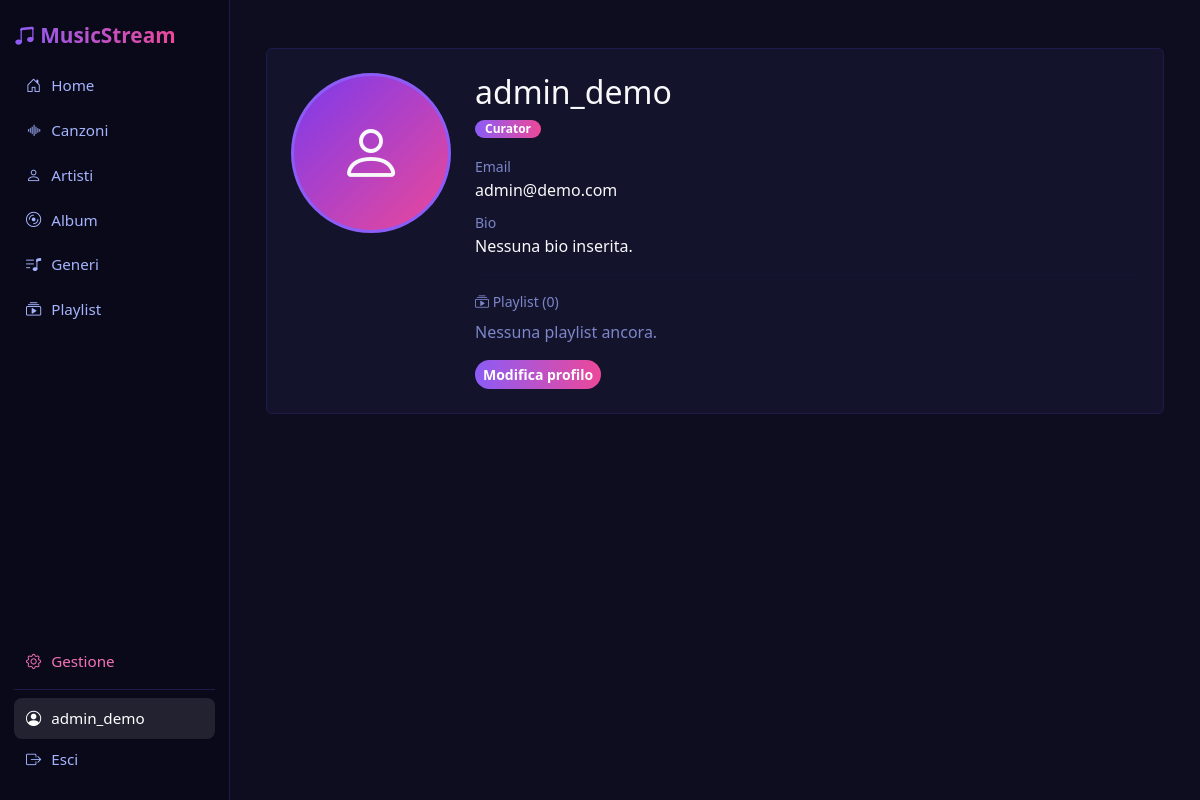
Screenshot of /accounts/profilo/ (signed in) with the database file from the repository.
### accounts/models.py (models this page shows, shortened)
class CustomUser(AbstractUser):
    LISTENER = 'listener'
    CURATOR = 'curator'
    ROLE_CHOICES = [
        (LISTENER, 'Listener'),
        (CURATOR, 'Curator'),
    ]
    role = models.CharField(
        max_length=10,
        choices=ROLE_CHOICES,
        default=LISTENER,
    )
    bio = models.TextField(blank=True)
    avatar = models.ImageField(upload_to='avatars/', blank=True, null=True)

### accounts/views.py (the view)
# urls.py: path('profilo/', views.profile, name='profile'),
@login_required
def profile(request):
    editing = request.GET.get('modifica') == '1'
    if request.method == 'POST':
        form = ProfileForm(request.POST, request.FILES, instance=request.user)
        if form.is_valid():
            form.save()
            messages.success(request, 'Profilo aggiornato!')
            return redirect('accounts:profile')
        editing = True
    else:
        form = ProfileForm(instance=request.user)
    return render(request, 'accounts/profile.html', {'form': form, 'editing': editing})

### templates/accounts/profile.html (shortened to what this page needs)
{% extends 'base.html' %}
{% block content %}
{% if editing %}
    <div class="row g-4">
        <div class="col-md-4 text-center">
            {% if user.avatar %}
                <img src="{{ user.avatar.url }}" class="rounded-circle mb-3"
                     width="150" height="150" style="object-fit:cover;border:3px solid #8b5cf6;">
            {% else %}
                <div class="cover-placeholder rounded-circle d-flex align-items-center justify-content-center mx-auto mb-3"
                     style="width:150px;height:150px;font-size:60px;border:3px solid #8b5cf6;">
                    <i class="bi bi-person text-light"></i>
                </div>
            {% endif %}
            <h3 class="text-light">{{ user.username }}</h3>
            <span class="badge badge-genre mb-2">{{ user.get_role_display }}</span>
        </div>
        <div class="col-md-8">
            <div class="card p-4">
                <div class="d-flex justify-content-between align-items-center mb-4">
                    <h4 class="text-light mb-0">Modifica profilo</h4>
                    <a href="{% url 'accounts:profile' %}" class="btn btn-outline-secondary btn-sm">← Annulla</a>
                </div>
                <form method="post" enctype="multipart/form-data">
                    {% csrf_token %}
                    {% for field in form %}
                        <div class="mb-3">
                            <label class="form-label">{{ field.label }}</label>
                            {% if field.name == 'avatar' and user.avatar %}
                                <div class="mb-2">
                                    <img src="{{ user.avatar.url }}" class="rounded-circle"
                                         width="80" height="80" style="object-fit:cover;border:2px solid #8b5cf6;">
                                    <small class="text-secondary d-block mt-1">Foto attuale — carica una nuova per cambiarla</small>
                                </div>
                            {% endif %}
                            {{ field }}
                            {% if field.help_text %}
                                <div class="form-text text-secondary small">{{ field.help_text }}</div>
                            {% endif %}
                            {% if field.errors %}
                                <div class="text-danger small">{{ field.errors }}</div>
                            {% endif %}
                        </div>
                    {% endfor %}
                    <button type="submit" class="btn btn-gradient">Salva modifiche</button>
                </form>
            </div>
        </div>
    </div>
{% else %}
    <div class="card p-4">
        <div class="d-flex gap-4 align-items-start">
            {% if user.avatar %}
                <img src="{{ user.avatar.url }}" class="rounded-circle flex-shrink-0"
                     width="160" height="160" style="object-fit:cover;border:3px solid #8b5cf6;">
            {% else %}
                <div class="cover-placeholder rounded-circle d-flex align-items-center justify-content-center flex-shrink-0"
                     style="width:160px;height:160px;font-size:64px;border:3px solid #8b5cf6;">
                    <i class="bi bi-person text-light"></i>
                </div>
            {% endif %}
            <div class="flex-grow-1">
                <h2 class="text-light mb-1">{{ user.username }}</h2>
                <span class="badge badge-genre mb-3">{{ user.get_role_display }}</span>
                <div class="mb-2">
                    <small class="text-secondary">Email</small>
                    <p class="text-light mb-0">{{ user.email|default:"—" }}</p>
                </div>
                <div class="mb-3">
                    <small class="text-secondary">Bio</small>
                    <p class="text-light mb-0">{{ user.bio|default:"Nessuna bio inserita." }}</p>
                </div>
                <hr style="border-color: var(--border-color);">
                <div class="mb-3">
                    <small class="text-secondary d-block mb-2">
                        <i class="bi bi-collection-play"></i> Playlist ({{ user.playlists.count }})
                    </small>
                    {% for pl in user.playlists.all %}
                        <a href="{% url 'catalog:playlist_detail' pl.pk %}" class="text-light text-decoration-none d-block mb-1">
                            <i class="bi bi-music-note-list me-1 text-light"></i>{{ pl.name }}
                        </a>
                    {% empty %}
                        <p class="text-secondary mb-0">Nessuna playlist ancora.</p>
                    {% endfor %}
                </div>
                <a href="{% url 'accounts:profile' %}?modifica=1" class="btn btn-gradient btn-sm">Modifica profilo</a>
            </div>
        </div>
    </div>
{% endif %}
{% endblock %}

### templates/base.html (shortened to what this page needs)
<!DOCTYPE html>
<html lang="it">
<head>
    <link href="https://cdn.jsdelivr.net/npm/bootstrap@5.3.0/dist/css/bootstrap.min.css" rel="stylesheet">
    <link href="https://cdn.jsdelivr.net/npm/bootstrap-icons@1.10.0/font/bootstrap-icons.css" rel="stylesheet">
    <link href="https://cdn.jsdelivr.net/npm/tom-select@2.3.1/dist/css/tom-select.bootstrap5.min.css" rel="stylesheet">
</head>
<body>
{% if user.is_authenticated %}
<div class="app-shell">
    <aside class="sidebar">
        <div class="sidebar-header">
            <a class="sidebar-brand" href="{% url 'catalog:home' %}"><i class="bi bi-music-note-beamed"></i> MusicStream</a>
        </div>
        <div class="sidebar-scroll">
            <a class="sidebar-link {% if request.resolver_match.url_name == 'home' or request.resolver_match.url_name == 'search' %}active{% endif %}" href="{% url 'catalog:home' %}"><i class="bi bi-house-door"></i> Home</a>
            <a class="sidebar-link {% if request.resolver_match.url_name == 'song_list' %}active{% endif %}" href="{% url 'catalog:song_list' %}"><i class="bi bi-soundwave"></i> Canzoni</a>
            <a class="sidebar-link {% if request.resolver_match.url_name == 'artist_list' %}active{% endif %}" href="{% url 'catalog:artist_list' %}"><i class="bi bi-person"></i> Artisti</a>
            <a class="sidebar-link {% if request.resolver_match.url_name == 'album_list' %}active{% endif %}" href="{% url 'catalog:album_list' %}"><i class="bi bi-disc"></i> Album</a>
            <a class="sidebar-link {% if request.resolver_match.url_name == 'genre_list' %}active{% endif %}" href="{% url 'catalog:genre_list' %}"><i class="bi bi-music-note-list"></i> Generi</a>
            <a class="sidebar-link {% if request.resolver_match.url_name == 'playlist_list' %}active{% endif %}" href="{% url 'catalog:playlist_list' %}"><i class="bi bi-collection-play"></i> Playlist</a>
            {% if user.is_superuser %}
            <div class="sidebar-actions">
                <a class="sidebar-link link-gestione" href="/admin/"><i class="bi bi-gear"></i> Gestione</a>
            </div>
            {% endif %}
        </div>
        <div class="sidebar-bottom">
            <a class="sidebar-link {% if request.resolver_match.url_name == 'profile' %}active{% endif %}" href="{% url 'accounts:profile' %}"><i class="bi bi-person-circle"></i> {{ user.username }}</a>
            <a class="sidebar-link" href="{% url 'accounts:logout' %}"><i class="bi bi-box-arrow-right"></i> Esci</a>
        </div>
    </aside>
    <main class="app-main">
{% endif %}
    {% block content %}{% endblock %}
{% if user.is_authenticated %}
    </main>
</div>
{% else %}
</div>
{% endif %}
</body>
</html>

### templates/base.html (style rules this page uses)
:root { --accent-start: #8b5cf6; --accent-end: #ec4899; --bg-main: #0d0d1f; --bg-card: #13132b; --bg-nav: #09091a; --text-primary: #e0e7ff; --text-secondary: #a5b4fc; --border-color: #1e1b4b; }
body { background-color: var(--bg-main); color: var(--text-primary); }
.app-shell { display: flex; min-height: 100vh; align-items: stretch; }
.sidebar { width: 230px; flex-shrink: 0; background: var(--bg-nav); border-right: 1px solid var(--border-color); padding: 20px 14px; display: flex; flex-direction: column; position: sticky; top: 0; height: 100vh; }
.sidebar-header { margin-bottom: 14px; }
.sidebar-brand { font-size: 1.3rem; font-weight: 700; text-decoration: none; display: inline-block; background: linear-gradient(90deg, var(--accent-start), var(--accent-end)); -webkit-background-clip: text; -webkit-text-fill-color: transparent; }
.sidebar-scroll { display: flex; flex-direction: column; gap: 4px; flex: 1; }
.sidebar-link { color: var(--text-secondary); text-decoration: none; padding: 9px 12px; border-radius: 8px; font-size: 0.95rem; display: flex; align-items: center; gap: 10px; white-space: nowrap; transition: background 0.15s, color 0.15s; }
.sidebar-link.active { background: rgba(255,255,255,0.10); color: #fff; }
.sidebar-actions { margin-top: auto; display: flex; flex-direction: column; gap: 4px; }
.link-gestione { color: #f472b6; }
.sidebar-bottom { border-top: 1px solid var(--border-color); padding-top: 8px; margin-top: 8px; }
.app-main { flex: 1; padding: 48px 36px 32px; min-width: 0; }
.card { background-color: var(--bg-card); border: 1px solid var(--border-color); color: var(--text-primary); }
.text-secondary { color: #7c86c9 !important; }
.btn-gradient { background: linear-gradient(90deg, var(--accent-start), var(--accent-end)); color: #fff !important; border: none; border-radius: 20px; font-weight: 600; }
.badge-genre { background: linear-gradient(90deg, var(--accent-start), var(--accent-end)); color: #fff; font-size: 0.75rem; padding: 3px 10px; border-radius: 20px; }
.cover-placeholder { background: linear-gradient(135deg, #7c3aed, #ec4899); }
a { color: var(--accent-start); }

### rows the page displays
CustomUser: username "admin_demo", role "Curator", email "admin@demo.com", bio "Nessuna bio inserita.", playlists.count "0"
